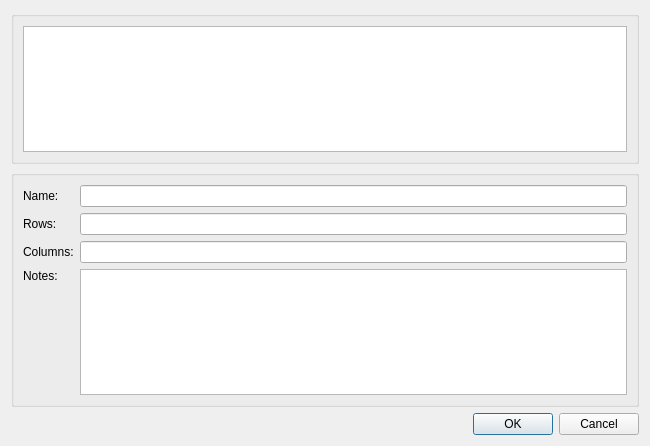
<?xml version="1.0" encoding="UTF-8"?>
<ui version="4.0">
 <class>editTemplate</class>
 <widget class="QDialog" name="editTemplate">
  <property name="geometry">
   <rect>
    <x>0</x>
    <y>0</y>
    <width>650</width>
    <height>446</height>
   </rect>
  </property>
  <property name="windowTitle">
   <string>Add Template</string>
  </property>
  <layout class="QGridLayout" name="gridLayout">
   <item row="2" column="2">
    <widget class="QGroupBox" name="groupBox_2">
     <property name="title">
      <string/>
     </property>
     <layout class="QGridLayout" name="gridLayout_3">
      <item row="0" column="0">
       <widget class="QTableWidget" name="table">
        <property name="focusPolicy">
         <enum>Qt::NoFocus</enum>
        </property>
        <property name="frameShape">
         <enum>QFrame::StyledPanel</enum>
        </property>
        <property name="frameShadow">
         <enum>QFrame::Sunken</enum>
        </property>
        <property name="tabKeyNavigation">
         <bool>false</bool>
        </property>
        <property name="showDropIndicator" stdset="0">
         <bool>false</bool>
        </property>
        <property name="dragDropOverwriteMode">
         <bool>false</bool>
        </property>
        <property name="selectionMode">
         <enum>QAbstractItemView::NoSelection</enum>
        </property>
        <property name="gridStyle">
         <enum>Qt::SolidLine</enum>
        </property>
       </widget>
      </item>
     </layout>
    </widget>
   </item>
   <item row="7" column="2">
    <widget class="QDialogButtonBox" name="buttonBox">
     <property name="standardButtons">
      <set>QDialogButtonBox::Cancel|QDialogButtonBox::Ok</set>
     </property>
    </widget>
   </item>
   <item row="3" column="2">
    <widget class="QGroupBox" name="groupBox">
     <property name="title">
      <string/>
     </property>
     <layout class="QGridLayout" name="gridLayout_2">
      <item row="2" column="0">
       <widget class="QLabel" name="columnsLbl">
        <property name="text">
         <string>Columns:</string>
        </property>
       </widget>
      </item>
      <item row="1" column="1">
       <widget class="QLineEdit" name="rows">
        <property name="focusPolicy">
         <enum>Qt::StrongFocus</enum>
        </property>
        <property name="echoMode">
         <enum>QLineEdit::Normal</enum>
        </property>
       </widget>
      </item>
      <item row="1" column="0">
       <widget class="QLabel" name="rowsLbl">
        <property name="text">
         <string>Rows:</string>
        </property>
       </widget>
      </item>
      <item row="3" column="0">
       <widget class="QLabel" name="tableLbl">
        <property name="text">
         <string>Notes:</string>
        </property>
        <property name="alignment">
         <set>Qt::AlignLeading|Qt::AlignLeft|Qt::AlignTop</set>
        </property>
       </widget>
      </item>
      <item row="2" column="1">
       <widget class="QLineEdit" name="columns"/>
      </item>
      <item row="0" column="1">
       <widget class="QLineEdit" name="name">
        <property name="focusPolicy">
         <enum>Qt::StrongFocus</enum>
        </property>
       </widget>
      </item>
      <item row="0" column="0">
       <widget class="QLabel" name="nameLbl">
        <property name="text">
         <string>Name:</string>
        </property>
       </widget>
      </item>
      <item row="3" column="1">
       <widget class="QTextEdit" name="notes">
        <property name="focusPolicy">
         <enum>Qt::ClickFocus</enum>
        </property>
       </widget>
      </item>
     </layout>
    </widget>
   </item>
  </layout>
 </widget>
 <resources/>
 <connections/>
</ui>
